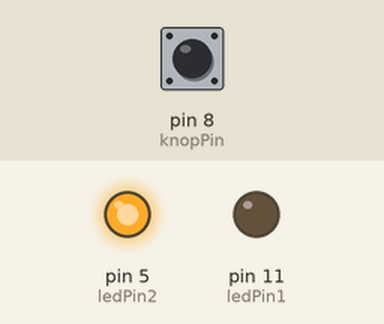
Recording of a sketch running on a simulated Arduino Uno, built with avr-gcc and run on an emulated ATmega328P. On the bench: output pins drawn as LEDs (lit = HIGH). The test bench sets the inputs (shaded band); at power-on: pin 8 (knopPin) HIGH.

Above: at 1.2 s.
1.3 s: pin 8 (knopPin) pulled LOW for 0.15 s
At 2.0 s:
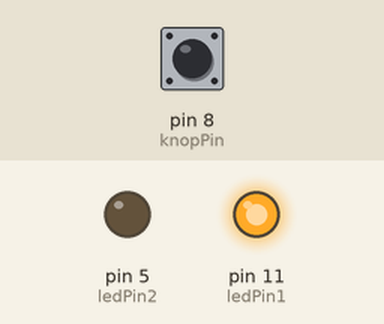
2.9 s: pin 8 (knopPin) pulled LOW for 1 s
At 4.4 s:
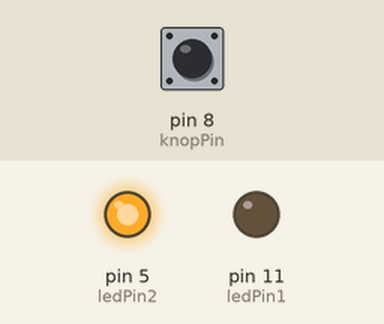
5.4 s: pin 8 (knopPin) pulled LOW for 3.2 s
At 6.3 s:
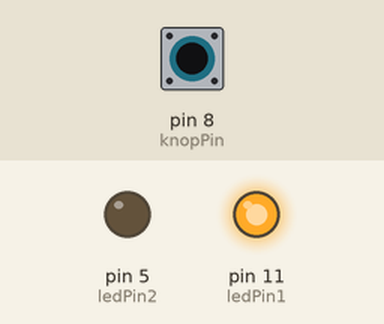
Timing chart, 0 to 8.4 s (numbered marks = the images above; inputs shaded):
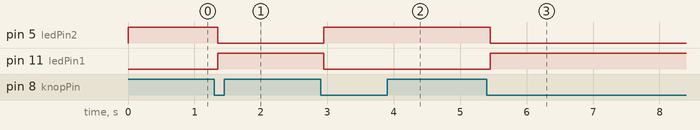

Measured:
- after the input at 1.3 s, pin 5 (ledPin2): HIGH → LOW after 0.05 s; pin 11 (ledPin1): LOW → HIGH after 0.05 s
- after the input at 2.9 s, pin 5 (ledPin2): LOW → HIGH after 0.05 s; pin 11 (ledPin1): HIGH → LOW after 0.05 s
- after the input at 5.4 s, pin 5 (ledPin2): HIGH → LOW after 0.05 s; pin 11 (ledPin1): LOW → HIGH after 0.05 s

The sketch:

arduino-code.ino
```cpp
// Tellertje
int teller = 1;
// Vaste led en knop pins.
const int ledPin1 = 11;
const int ledPin2 = 5;
const int knopPin = 8;

// Globale variabele om de laatste stand van de knop te bewaren.
int laatsteKnopStatus = HIGH;

// Deze functie wordt een keer uitgevoerd.
void setup(){
  // Zet de Led's als output en de button als input.
  pinMode(ledPin1, OUTPUT);
  pinMode(ledPin2, OUTPUT);
  pinMode(knopPin, INPUT);
  // Zorg ervoor dat in het begin pin 5 aan staat, niet pin 11.
  // Dit doen we door de veranderLeds functie 1 keer aan te roepen.
  veranderLeds();
}

// Deze functie wordt constant doorheen gelooped.
void loop() {
  // Lees de state van de knop af.
  // @author: https://docs.arduino.cc/built-in-examples/digital/Button/
  int knopStatus = digitalRead(knopPin);

  // Dit checkt of de knop is ingedrukt.
  // LOW is de ingedrukte staat, omdat hij naar GND drukt.
  // laatsteKnopStatus == HIGH zorgt ervoor dat de knop niet blijft knipperen bij indrukken
  if (knopStatus == LOW && laatsteKnopStatus == HIGH) {
    // Kleine delay.
    delay(50);
    // Voeg 1 toe bij het tellertje.
    teller++;
    // Zorg dat de LED's veranderd worden.
    veranderLeds();
  }

  // Sla de huidige stand op als laatste stand, voor de volgende iteratie.
  // Hiermee reageert de loop alleen bij een nieuwe knopindruk.
  laatsteKnopStatus = knopStatus;
}

// Functie om de LED's te updaten.
void veranderLeds() {
  // Als het tellertje / 2 geen getal achter de comma achter laat,
  // dan is het getal even en voer het volgende uit:
  if (teller % 2 == 0) {
    // Linkse led aan, rechtse uit.
    digitalWrite(ledPin1, HIGH);
    digitalWrite(ledPin2, LOW);
  } else {
    // Linkse led uit, rechtse aan.
    digitalWrite(ledPin1, LOW);
    digitalWrite(ledPin2, HIGH);
  }
}
```
